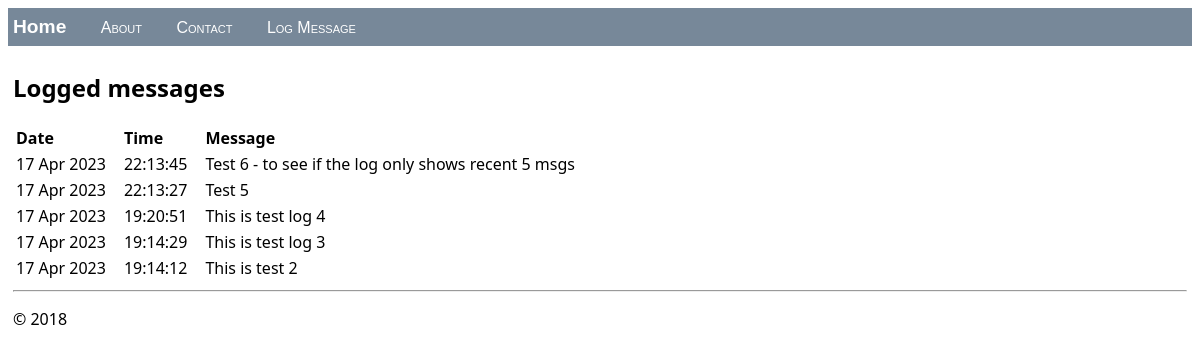
The page / on the database its author committed.
### hello/models.py (models this page shows, shortened)
class LogMessage(models.Model):
    message = models.CharField(max_length=300)
    log_date = models.DateTimeField("date logged")

### hello/views.py (the view)
class HomeListView(ListView):
    model = LogMessage
    def get_context_data(self, **kwargs):
        context = super(HomeListView, self).get_context_data(**kwargs)
        return context

### hello/templates/hello/home.html (shortened to what this page needs)
{% extends "hello/layout.html" %}
{% block content %}
    <h2>Logged messages</h2>
    {% if message_list %}
        <table class="message_list">
            <thead>
            <tr>
                <th>Date</th>
                <th>Time</th>
                <th>Message</th>
            </tr>
            </thead>
            <tbody>
            {% for message in message_list %}
                <tr>
                    <td>{{ message.log_date | date:'d M Y' }}</td>
                    <td>{{ message.log_date | time:'H:i:s' }}</td>
                    <td>
                        {{ message.message }}
                    </td>
                </tr>
            {% endfor %}
            </tbody>
        </table>
    {% else %}
        <p>No messages have been logged. Use the <a href="{% url 'log' %}">Log Message form</a>.</p>
    {% endif %}
{% endblock %}

### hello/static/hello/site.css (style rules this page uses)
.message_list th,td { text-align: left; padding-right: 15px; }

### rows shown on the page
LogMessage: log_date "17 Apr 2023", log_date "22:13:45", message "Test 6 - to see if the log only shows recent 5 msgs"
LogMessage: log_date "17 Apr 2023", log_date "22:13:27", message "Test 5"
LogMessage: log_date "17 Apr 2023", log_date "19:20:51", message "This is test log 4"
LogMessage: log_date "17 Apr 2023", log_date "19:14:29", message "This is test log 3"
LogMessage: log_date "17 Apr 2023", log_date "19:14:12", message "This is test 2"
